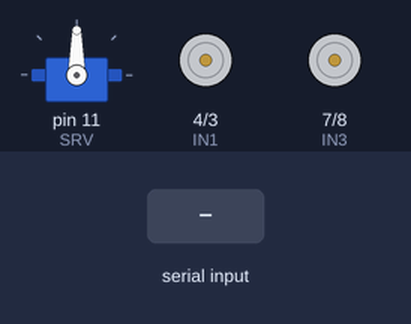
The sketch below on a simulated Arduino Uno, built with avr-gcc and run on an emulated ATmega328P. On the bench: servo, motor-driver pin pairs drawn as motors (green arrow = first pin HIGH = forward, orange = second pin HIGH = backward, longer = more drive, scaled by the enable pin). Inputs (shaded band) come from the test bench.

Above: at 1.2 s.
1.3 s: "t" received over Serial
At 3.5 s:
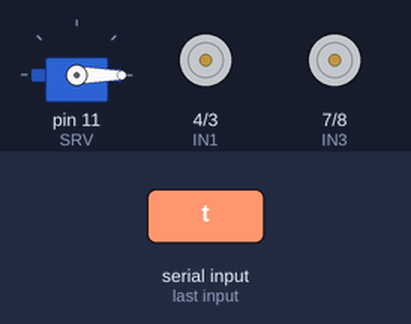
3.8 s: "F90\n" received over Serial
5.3 s: "S" received over Serial
At 6.2 s:
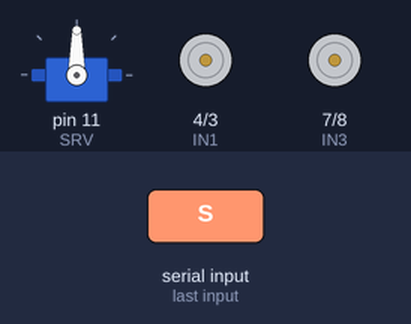
6.8 s: "F,45\n" received over Serial
8.3 s: "B90\n" received over Serial
At 8.7 s:
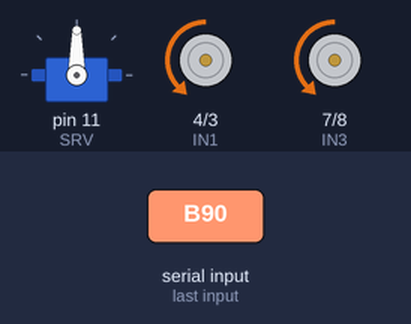
9.8 s: "f90\n" received over Serial
At 11.1 s:
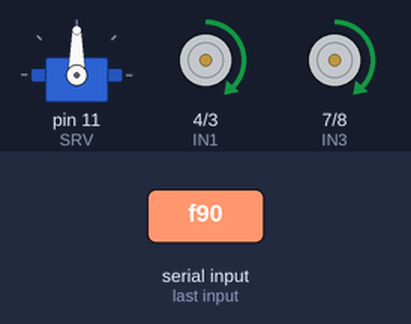
Timing chart, 0 to 12.3 s (numbered marks = the images above; inputs shaded):
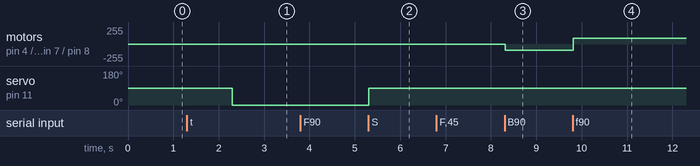

The sketch:

arduino.ino
```cpp
#include <Servo.h>

#define ENA 5
#define IN1 4
#define IN2 3
#define ENB 9
#define IN3 7
#define IN4 8
#define SRV 11

bool forward = true;
int drive = 0;
int turn = 90;
Servo steering;

void setup() {
  pinMode(ENA, OUTPUT);
  pinMode(IN1, OUTPUT);
  pinMode(IN2, OUTPUT);

  pinMode(ENB, OUTPUT);
  pinMode(IN3, OUTPUT);
  pinMode(IN4, OUTPUT);

  digitalWrite(IN1, LOW);
  digitalWrite(IN2, LOW);

  digitalWrite(IN3, LOW);
  digitalWrite(IN4, LOW);

  steering.attach(SRV);

  Serial.begin(9600);
}

void loop() {
  if (Serial.available() > 0) {
    char opt = Serial.read();

    switch(opt) {
      case 'F':
      case 'f':
        if (forward) {
          drive = Serial.parseInt();
        }
        else {
          forward = true;
          digitalWrite(IN1, HIGH);
          digitalWrite(IN2, LOW);
          digitalWrite(IN3, HIGH);
          digitalWrite(IN4, LOW);
          drive = Serial.parseInt();
        }
        break;

      case 'B':
      case 'b':
        if (!forward) {
          drive = Serial.parseInt();
        }
        else {
          forward = false;
          digitalWrite(IN1, LOW);
          digitalWrite(IN2, HIGH);
          digitalWrite(IN3, LOW);
          digitalWrite(IN4, HIGH);
          drive = Serial.parseInt();
        }
        break;

      case 'T':
      case 't':
        turn = Serial.parseInt();
        steering.write(turn);
        break;

      case 'S':
      case 's':
        digitalWrite(IN1, LOW);
        digitalWrite(IN2, LOW);
        digitalWrite(IN3, LOW);
        digitalWrite(IN4, LOW);
        steering.write(90);
        break;
    }
  }

  analogWrite(ENA, drive);
  analogWrite(ENB, drive);

  delay(20);
}
```

Measured:
- after the input at 1.3 s, servo on pin 11 (SRV): 90° → 0° after 1.0 s
- after the input at 5.3 s, servo on pin 11 (SRV): 0° → 90° at once
- after the input at 8.3 s, motor on pin 4 (IN1) / pin 3 (IN2), motor on pin 7 (IN3) / pin 8 (IN4): stopped → backward 90/255 at once
- after the input at 9.8 s, motor on pin 4 (IN1) / pin 3 (IN2), motor on pin 7 (IN3) / pin 8 (IN4): backward 90/255 → forward 90/255 at once
